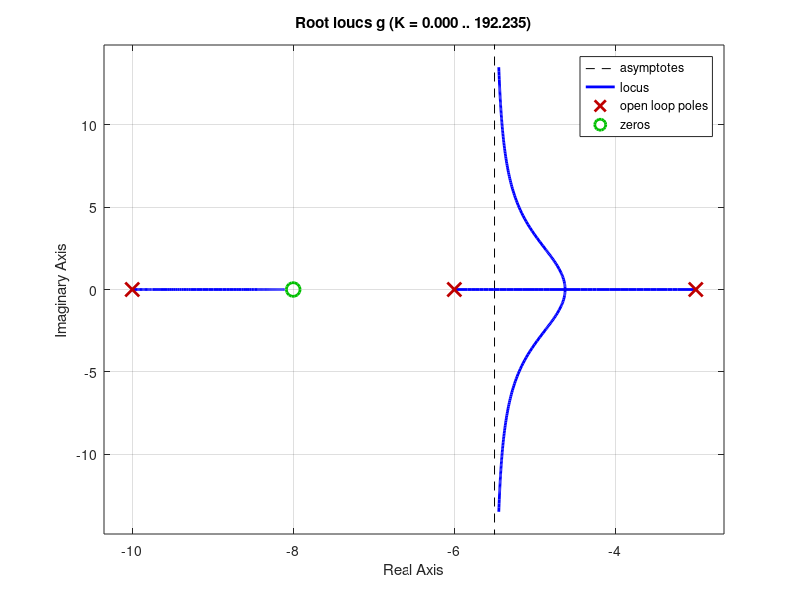

The MATLAB source for this figure: (Note: this script raises an error after producing the figure.)
% Example 9.4 (pag. 483)
% Este script resolve o exemplo 9.5:
% PID Controller Design, do livro:
% Nise, Norman S., Control System Engineering,
% 6th ed. 2011, John Wiley & Sons, Inc. 
%
% Exige que o usuario edite as primeiras linhas
% contendo as variaveis 'num' e 'den' referentes
% a funcao transferencia da planta para a qual
% esta' sendo projetado o PID
%
% Note que seguindo o exemplo 9.5; primeiro e' realizado
% o projeto do Controlador Proporcional para ter
% acesso ao tempo de pico do mesmo. Este valor e'
% reduzido entao em 2/3 para o projeto do PID
%
% O restante do programa com excessao das variaveis
% 'num' e 'den' e' interativo.
% Varias janela graficas de RL serao abertas, o usuario
% deve realizar o zoom na regiao de interesse, orientado
% pelas mensagens geradas por este script durante sua
% execucao.

% Fernando Passold, verificado em 14.06.2021

format compact
disp ('Este script resolve o exemplo 9.5:');
disp ('PID Controller Design, do livro:')
disp ('Nise, Norman S., Control System Engineering,');
disp ('6th ed. 2011, John Wiley & Sons, Inc.'); 
% Recomenda-se executar as 2 linhas abaixo:
% clear all % apaga todas las variables anteriores
% close all % fecha todas las figuras

num=[1 8];
den=poly([-3 -6 -10]);
g=tf(num,den);
disp('Planta a ser compensada:')
zpk(g)

sobre=input('Maximo percentual overshoot tolerado (%OS): ? ');
% calculando zeta
zeta=(-log(sobre/100))/(sqrt(pi*pi+(log(sobre/100))^2));
fprintf('Fator de amortecimento (zeta): %.4f\n\n', zeta)

% plotando RL
fig = figure(); rlocus(g)
sgrid(zeta,0)
title(['Projeto Controlador Proporcional (%OS=', num2str(sobre), ...
   '%)'])

fprintf ('Observe o RL da FTMA(s) do Contr. Prop. + Planta... (Figure %i)...\n', fig.Number);
% disp('Do a zoom over the area of interest and press any bottom to continue...')
disp ('Realize um zoom sobre a area de interesse e');
disp ('pressione qualquer tecla para continuar ')
pause

% selecionando onto no RL...
figure(fig.Number); % voltando o foco para a janela correta
[k,poles]=rlocfind(g)

% Calculando t_s original...
t_s=4/abs(real(poles(2)));
% fprintf('Estimated settiling time (uncompensated system): %.4f\n', t_s)
fprintf('Estimando tempo de assentamento, t_s: %.4f\n', t_s)
t_p=pi/abs(imag(poles(2)));
% fprintf('Estimated peak time (uncompensated system): %.4f\n', t_p)
fprintf('Estimando tempo do pico, t_p: %.4f\n\n', t_p)

% calculando nuevo t_p?=t_p*2/3
new_t_p=t_p*2/3;
% fprintf('New peak time (desired) %.4f\n', new_t_p)
fprintf('Novo tempo de tipo (desejado), t_p: %.4f\n\n', new_t_p)
theta=acos(zeta);
fprintf('theta (cos(zeta)): %.4f^o\n', theta*180/pi)
% theta*180/pi  % se acordar que MATLAB trabaja en rad...
fprintf('180^o-theta: %.4f^o\n\n', 180-theta*180/pi)

% determinando parte real e imagin?ria para p?los desejados de MF
new_omega=pi/new_t_p;
% fprintf('Desired imaginary part of dominant pole (system compensated): %.4f\n', new_omega)
% fprintf('Parte imagin?ria para p?los de MF desejado: w_d: %.4f\n', new_omega)
new_sigma=new_omega/tan(theta);
% fprintf('Desired real part of dominant pole (system compensated): %.4f\n', new_sigma)
% fprintf('Parte real para polos de MF desejados: sigma: %.4f\n', new_sigma)

% disp ('So... Desired dominant pole (system compensated, closed looped): ')
fprintf ('Polos de MF desejados em: s = %.4f +j%.4f\n\n', -new_sigma, new_omega )
aux=[-new_sigma+j*new_omega];

fig = figure; 
rlocus(g); hold on; sgrid(zeta,0);
plot(real(aux),imag(aux),'mx')
plot(real(aux),-imag(aux),'mx')
plot([real(aux) 0],[imag(aux) imag(aux)],'m:')
plot([real(aux) real(aux)],[imag(aux) -imag(aux)],'m:')
plot([real(aux) 0],[-imag(aux) -imag(aux)],'m:')

% title('RL + Desired location of dominant pole (PD compensation phase):')
title('RL + Polos Desejados de MF (Etapa do PD)')

% considerando el sumatorio de los angulos...
% Sum(th_ceros)-Sum(th_polos)=180*(2*i+1)

open_poles=roots(den);
[num_poles aux2]=size(open_poles);
sum=0;
% disp ('Angle Contribution of each pole of the open loop system')
disp ('Contribuicoes angulares dos polos do sistema em malha-aberta:')

% Plota o gr?fico e sobrep?e no gr?fico as informa??es angulares
fig = figure();
rlocus(g); hold on; sgrid(zeta,0);
plot(real(aux),imag(aux),'mx')
plot(real(aux),-imag(aux),'mx')
plot([real(aux) 0],[imag(aux) imag(aux)],'m:')
plot([real(aux) real(aux)],[imag(aux) -imag(aux)],'m:')
plot([real(aux) 0],[-imag(aux) -imag(aux)],'m:')

% fprintf('No. Pole = Pole_position --> Angle Contribution\n')
for i=1:num_poles
    % open_poles(i)
    x(i)= -new_sigma -real(open_poles(i));
    y(i)=new_omega;
    th(i)=atan2(y(i),x(i)); % determinando contribuicao de cada polo
    sum=sum+th(i);
    % th(i)*180/pi
    % fprintf('No. Pole : Pole : Angle Contribution\n')
    fprintf('p(%1i) = %g --> %.4f^o\n', i,open_poles(i),th(i)*180/pi)
end
% fprintf('Sum of angular poles positions: %.4f^o\n', sum*180/pi)
fprintf('Soma das contribuicoes dos polos: %.4f^o\n\n', sum*180/pi)

% Atualiza gr?fico com informa??es angulares dos p?los:
% desenhando contribuicoes dos polos
for i=1:num_poles
    plot([real(open_poles(i)) -new_sigma], [imag(open_poles(i)) new_omega],'c:')
    text(real(open_poles(i))*1.05,imag(open_poles(i))*1.05,num2str((th(i)*180/pi)))
end

% considerando os zeros da planta
zeros=roots(num);
[num_zeros aux2]=size(zeros);
% fprintf('Angle Contribution of each zero of the system\n')
fprintf('Contribuicoes angulares dos zero do sistema em malha-aberta:\n')
for i=1:num_zeros
    x(i)=-new_sigma-real(zeros(i));
    y(i)=new_omega;
    th(i)=atan2(y(i),x(i));
    sum=sum-th(i);
    fprintf('z(%1i) = %.4g --> %.4f^o\n', i, zeros(i), th(i)*180/pi)
end

% fprintf('Sum of total angular contributions: %.4f^o\n', sum*180/pi)
fprintf('\nSomatorio total das contribuicoes angulares (polos e zeros): %.4f^o\n\n', sum*180/pi)
final_angle=abs(pi-sum);
% fprintf('Final Resulting angle for the PD pole-zero: %.4f^o\n', final_angle*180/pi)
fprintf('Angulo resultante para o zero do PD: %.4f^o\n', final_angle*180/pi)
zc=-new_sigma+new_omega/tan(final_angle);

% desenhando contribuicoes dos zeros
for i=1:num_zeros
    plot([real(zeros(i)) -new_sigma], [imag(zeros(i)) new_omega],'g:')
    text(real(zeros(i))*1.05,imag(zeros(i))*1.05,num2str((th(i)*180/pi)))
end
% plotando a linha ate o zero do PD (resultado da contribuicao angular)
plot(zc,0,'ro')
plot([-zc -new_sigma],[0 new_omega],'b:');
text(-zc*1.05,0.05,num2str((final_angle*180/pi)))

% fprintf('Position of PD zero: %.4f^o\n', zc)
fprintf('Posicao do zero do PD: em s = %.4f\n', -zc)

num_c=[1 zc];
den_c=1;
c=tf(num_c,den_c);
% disp('So... the PD controller:')
disp('Equacao do PD (variavel "c"):')
zpk(c)

% title('Contributing angles (PD compensation phase):')
title('Contribuicoes angulares (Etapa projeto PD):')

% formando nuevo sistema - a?adindo PD:
cg=series(g,c); % da igual fazer: cg=c*g
% disp('PD Controller + System:')
disp('Levantando RL da FTMA(s) do sistema com o PD...')
zpk(cg);
% comprovando respuesta transitoria
fig = figure;
rlocus(cg); hold on; sgrid(zeta,0);
% plotando polos desejados de MF
plot([-new_sigma -new_sigma],[new_omega -new_omega],'m*')
aux2=['t_p=' num2str(new_t_p)];
text(-new_sigma*1.05,new_sigma*0.05,aux2)
% title('RL of system + PD (1st-stage design)')
title('RL da FTMA(s) com PD (1a-etapa projeto)')

fprintf ('Observe o RL da FTMA(s) do PD + planta (Figure %i)...\n', fig.Number);
% disp('Do a zoom over the area of interest and press any bottom to continue...')
disp ('Realize um zoom sobre a area de interesse e');
disp ('pressione qualquer tecla para continuar ')
pause

figure(fig.Number); % voltando foco para a janela correta
[K_pd,poles_pd]=rlocfind(cg)
% title('RL of system + PD (1st-stage design)')
title('RL da FTMA(s) com PD (1a-etapa projeto)')

PD = K_pd*c;
disp('Equacao do PD:')
zpk(PD)

% Fechando malha com ganho escolhido para o PD
% Verificar t_p atingido...
t_pd=feedback(K_pd*cg,1); % variavel original adotada por NISE
% disp('Lazo cerado Sistema con PD:')
% zpk(t_pd)

% malha fechada para sistema com Contr. Proporcional
t_g=feedback(k*g,1);
figure; step(t_g,t_pd) % ltiview(t_g,t_pd)
legend ('Contr. Prop.', 'PD');

% Acrescentando o PI (polo na origem e zero)...

zero_PI = -0.5; % valor arbitrado originalmente por NISE
% Neste ponto do codigo, NISE poderia ter incorporado contribuicao angular
% para determinar posicao exata do zero do PI
fprintf ('Selecione uma posicao para o zero do PI (em: %g <= s < 0) [%g]', max(pole(g)), zero_PI);
aux = input (': ? ');
if ~(isempty(aux))
    zero_PI = aux;
end
num_PID=conv([1 zc],[1 -zero_PI]); % note que o zero do PD ja esta sendo considerado
den_PID=([1 0]);
PID=tf(num_PID,den_PID);
% disp('Complete PID transfer function:')
disp('Equacao do PID (ainda sem ganho):')
zpk(PID)

% deduzindo FTMA(s) com PID
PIDg=PID*g;
% disp('PID + Plant transfer function:')
disp('FTMA(s) do PID + Planta (variavel "PIDg"): ')
zpk(PIDg)

fig = figure(); 
rlocus(PIDg); hold on; zgrid(zeta,0)
% plotando polos desejados de MF
plot([-new_sigma -new_sigma],[new_omega -new_omega],'m*')
title('RL FTMA(s): PID + planta')

% disp('Do a zoom over the area of interest and press any bottom to
% continue...')
fprintf ('Observe o RL da FTMA(s) do PID + planta (Figure %i)...\n', fig.Number);
disp ('Realize um zoom sobre a area de interesse e');
disp ('pressione qualquer tecla para continuar ')
pause

figure(fig.Number); 
[k_PIDg,poles_PIDg]=rlocfind(PIDg)

disp('Equacao final (completa) do PID (variaval "PID2"):');
PID2 = k_PIDg*PID
% zpk(PID2);
[num_PID,den_PID] = tfdata(PID2, 'v');
Kp = num_PID(2)
Ki = num_PID(3)
Kd = num_PID(1)

t_PIDg=feedback(k_PIDg*PIDg,1); % fechando malha com PID
% disp('Sistema PID + Planta, lazo cerrado:')
% zpk(t_PIDg)

figure; step (t_g,t_pd,t_PIDg); % ltiview(t_g,t_pd,t_PIDg)
legend('Contr. Prop.', 'PD', 'PID');
